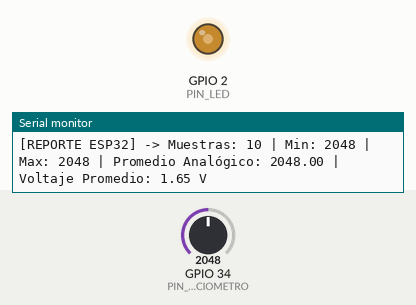
This sketch was run on a simulated ESP32. Shown: output pins drawn as LEDs (lit = HIGH), the last lines printed to the serial monitor. Inputs (shaded band) come from the test bench; at power-on: GPIO 34 (PIN_POTENCIOMETRO) = 2048.

Above: at 1.2 s.
1.3 s: GPIO 34 (PIN_POTENCIOMETRO) set to 2866
At 2.4 s:
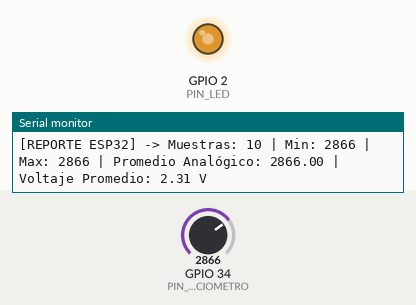
3.5 s: GPIO 34 (PIN_POTENCIOMETRO) set to 3603
At 6.2 s:
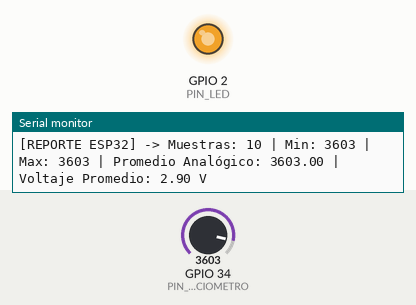
6.5 s: GPIO 34 (PIN_POTENCIOMETRO) set to 491
At 8.9 s:
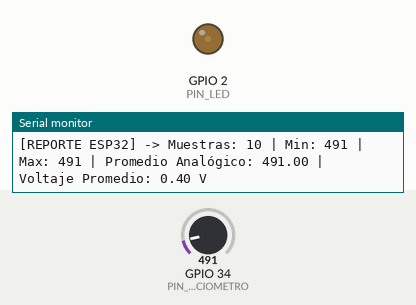
9.5 s: GPIO 34 (PIN_POTENCIOMETRO) set to 2047
At 11.6 s:
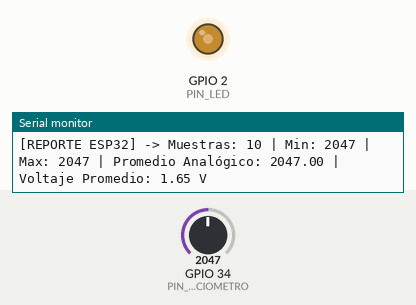
Timing chart, 0 to 13.1 s (numbered marks = the images above; inputs shaded):
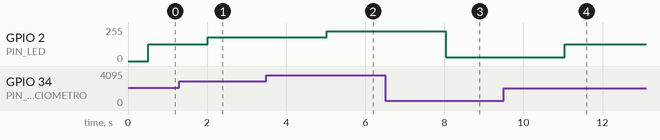

Measured:
- after the input at 1.3 s, GPIO 2 (PIN_LED): 127/255 → 177/255 after 0.71 s
- after the input at 3.5 s, GPIO 2 (PIN_LED): 177/255 → 223/255 after 1.5 s
- after the input at 6.5 s, GPIO 2 (PIN_LED): 223/255 → 30/255 after 1.5 s
- after the input at 9.5 s, GPIO 2 (PIN_LED): 30/255 → 127/255 after 1.5 s

The sketch:

codigoarduinowokwiESP32..ino
```cpp
/*
 * Práctica: Lectura de Potenciómetro y Control de LED usando Arreglos y Punteros (Adaptado para ESP32)
 * Archivo: practica_final_potenciometro_led_arreglo_punteros_esp32.ino
 */

// --- 1. Definición de Constantes (Configuración de Pines y Parámetros) ---
// NOTA: En el ESP32, el GPIO 34 es un pin analógico excelente (ADC1).
// El GPIO 25 soporta salida analógica/PWM.
const int PIN_POTENCIOMETRO = 34;
const int PIN_LED = 2;

const int CANTIDAD_LECTURAS = 10;  // Tamaño del arreglo para el historial de muestras
const int TIEMPO_MUESTRA = 50;     // Tiempo de espera en milisegundos entre lecturas individuales
const int TIEMPO_CICLO = 1000;     // Tiempo de espera entre cada ciclo completo del reporte

// Configuración de PWM para ESP32
const int FRECUENCIA_PWM = 5000;   // 5 kHz es ideal para LEDs
const int CANAL_PWM = 0;           // El ESP32 usa canales (0-15) para controlar PWM
const int RESOLUCION_PWM = 8;      // 8 bits de resolución (valores de 0 a 255, igual que Arduino)

// --- 2. Configuración Inicial del Sistema ---
void setup() {
  // En el ESP32 se acostumbra usar velocidades más altas (115200 baudios)
  Serial.begin(115200);

  // Configuración del PWM en el ESP32 utilizando la API moderna (compatible con ESP32 de cualquier núcleo)
  ledcAttachChannel(PIN_LED, FRECUENCIA_PWM, RESOLUCION_PWM, CANAL_PWM);

  Serial.println("==================================================");
  Serial.println(" ESP32 INICIALIZADO: CONTROL DE LED CON PUNTEROS  ");
  Serial.println("==================================================");
}

// --- 3. Ciclo Principal del Programa ---
void loop() {
  int historialLecturas[CANTIDAD_LECTURAS];

  float promedioCalculado = 0.0;
  int valorMinimo = 0;
  int valorMaximo = 0;

  // Paso 1: Tomar las 10 muestras consecutivas
  tomarLecturas(historialLecturas, CANTIDAD_LECTURAS);

  // Paso 2: Analizar los datos usando PUNTEROS de salida
  analizarLecturas(historialLecturas, CANTIDAD_LECTURAS, &promedioCalculado, &valorMinimo, &valorMaximo);

  // Paso 3: Controlar el brillo del LED a partir del promedio
  controlarBrilloLED(promedioCalculado);

  // Paso 4: Mostrar el reporte detallado en el Monitor Serial
  mostrarReporte(promedioCalculado, valorMinimo, valorMaximo);

  delay(TIEMPO_CICLO);
}

// --- 4. Definición de Funciones Propias ---

/**
 * Llena el arreglo realizando lecturas analógicas.
 * En el ESP32 el rango de lectura es de 0 a 4095.
 */
void tomarLecturas(int arreglo[], int tamano) {
  for (int i = 0; i < tamano; i++) {
    arreglo[i] = analogRead(PIN_POTENCIOMETRO);  // Lee el GPIO 34
    delay(TIEMPO_MUESTRA);
  }
}

/**
 * Procesa el arreglo mediante punteros.
 * Esta lógica matemática se mantiene intacta.
 */
void analizarLecturas(const int arreglo[], int tamano, float *promedio, int *minimo, int *maximo) {
  if (promedio == NULL || minimo == NULL || maximo == NULL) {
    return;
  }

  long sumaTotal = 0;
  int tempMin = arreglo[0];
  int tempMax = arreglo[0];

  for (int i = 0; i < tamano; i++) {
    sumaTotal += arreglo[i];

    if (arreglo[i] < tempMin) {
      tempMin = arreglo[i];
    }
    if (arreglo[i] > tempMax) {
      tempMax = arreglo[i];
    }
  }

  *promedio = (float)sumaTotal / tamano;
  *minimo = tempMin;
  *maximo = tempMax;
}

/**
 * Traduce el promedio analógico del ESP32 (0 a 4095) al rango del canal PWM (0 a 255).
 */
void controlarBrilloLED(float promedioValor) {
  // Ajustamos el rango de mapeo: el máximo del ADC ahora es 4095 en lugar de 1023
  int valorPWM = map((int)promedioValor, 0, 4095, 0, 255);

  // En ESP32 usamos ledcWrite apuntando al pin o al canal según la versión de la librería
  ledcWrite(PIN_LED, valorPWM);
}

/**
 * Imprime el reporte ajustando la matemática para los 3.3V y 12 bits de resolución.
 */
void mostrarReporte(float promedio, int minimo, int maximo) {
  // Fórmula ajustada para el ESP32: (promedio * 3.3V) / 4095.0
  float voltajeEquivalente = (promedio * 3.3) / 4095.0;

  Serial.print("[REPORTE ESP32] -> ");
  Serial.print("Muestras: ");
  Serial.print(CANTIDAD_LECTURAS);
  Serial.print(" | Min: ");
  Serial.print(minimo);
  Serial.print(" | Max: ");
  Serial.print(maximo);
  Serial.print(" | Promedio Analógico: ");
  Serial.print(promedio, 2);
  Serial.print(" | Voltaje Promedio: ");
  Serial.print(voltajeEquivalente, 2);
  Serial.println(" V");
}
```
